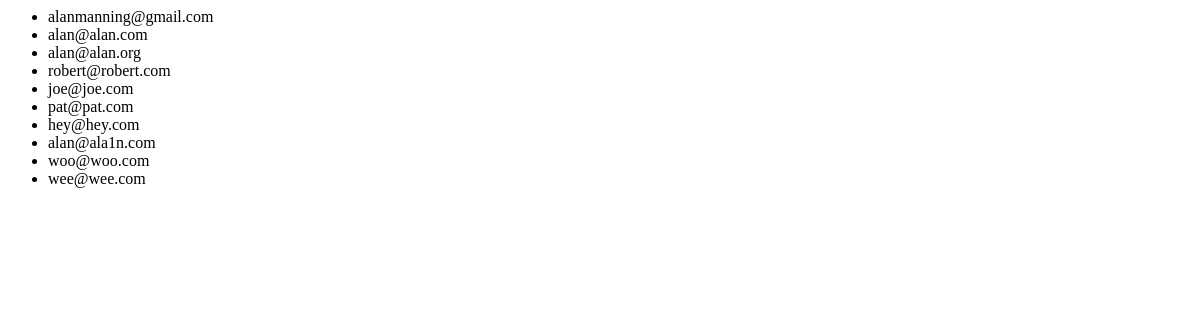
Before: /show_users with the older database file.
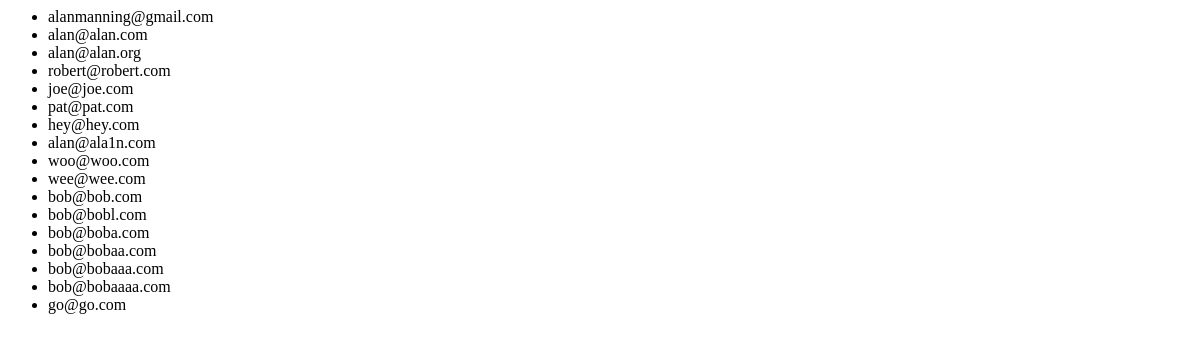
After: the same page with the newer database file.
### salmon/models.py (models this page shows)
class User(AbstractUser):
    username = None
    email = models.EmailField(_('email address'), unique=True)
    USERNAME_FIELD = 'email'
    REQUIRED_FIELDS = []
    objects = UserManager()

### salmon/views.py (the view)
# urls.py: url(r'^show_users',views.ShowUsers.as_view(), name='show_users'),
class ShowUsers(generic.ListView):
    template_name = 'salmon/show_users.html'
    context_object_name = 'user_list'
    def get_queryset(self):
        return User.objects.all()

### salmon/templates/salmon/show_users.html
{% if user_list %}
<ul>
{% for user in user_list %}
	<li>{{ user.email }}</li>
{% endfor %}
</ul>
{% else %}
<p> No users are available </p>
{% endif %}

Changed rows visible on the page:
added User: email "bob@bob.com"
added User: email "bob@bobl.com"
added User: email "bob@boba.com"
added User: email "bob@bobaa.com"
added User: email "bob@bobaaa.com"
added User: email "bob@bobaaaa.com"
added User: email "go@go.com"
